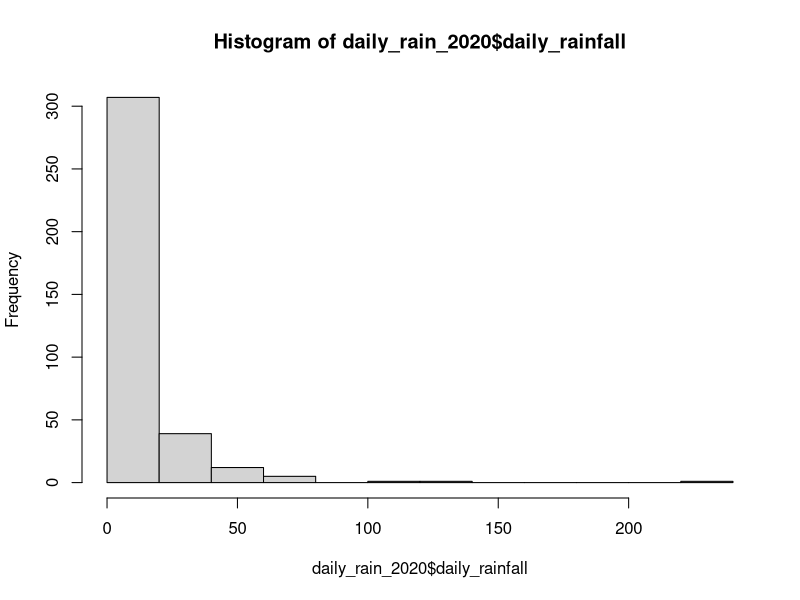
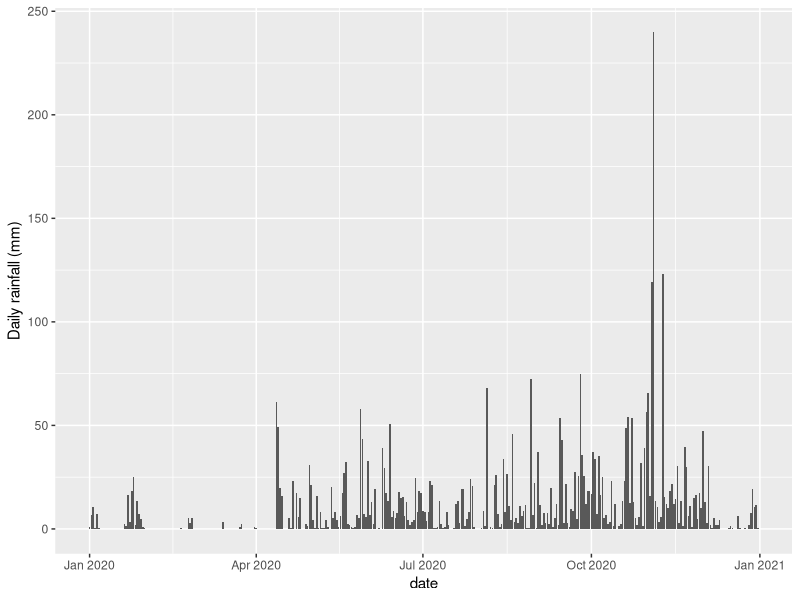
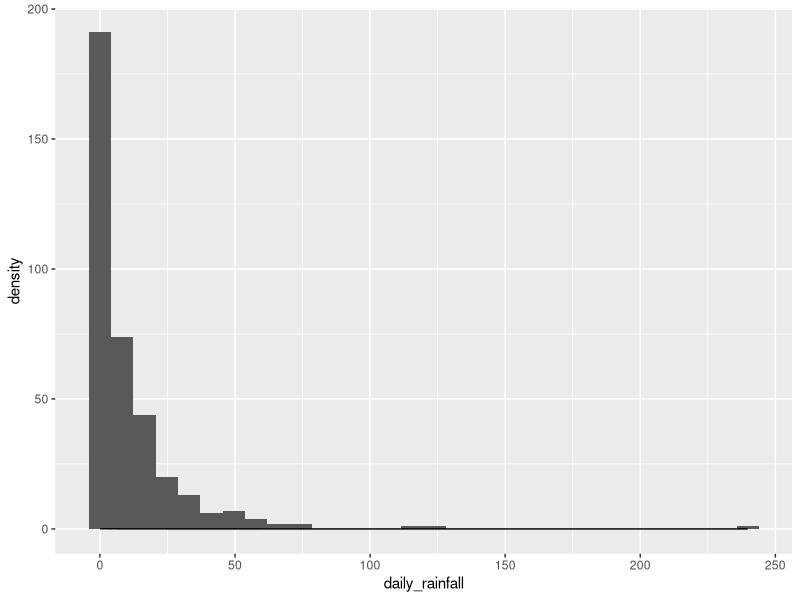
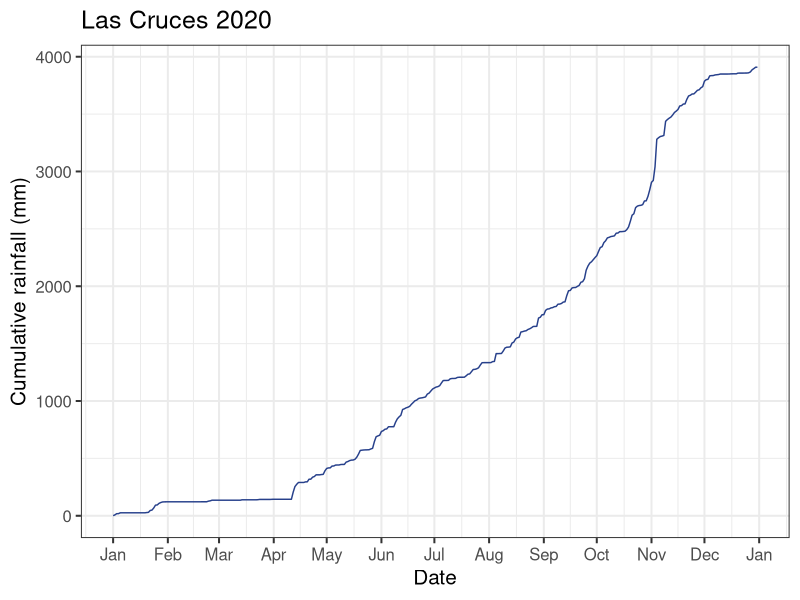
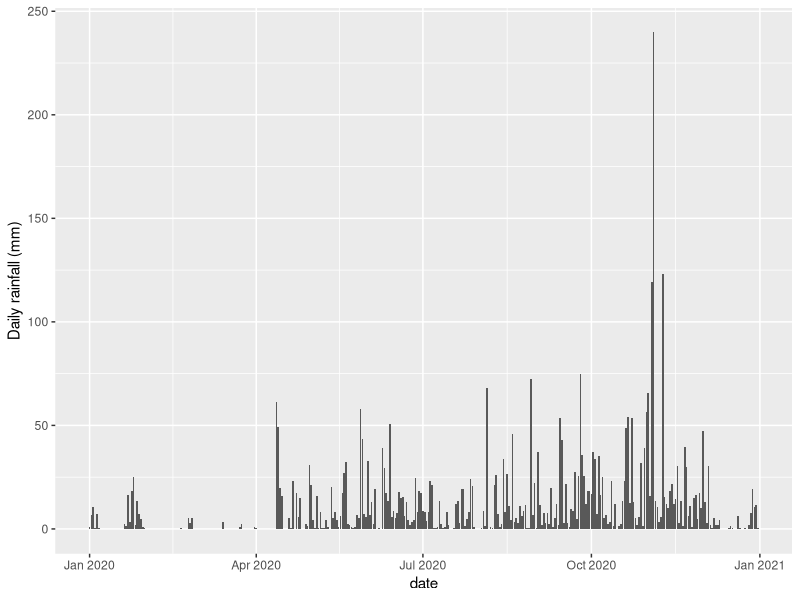
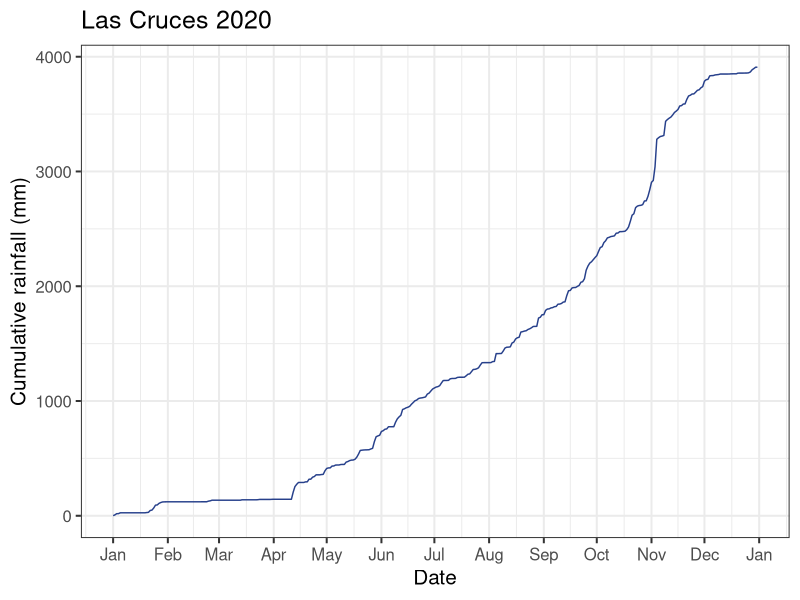

Generate these figures, in order, with R:
## ---- chunk 1
knitr::opts_chunk$set(echo = TRUE)
## ---- chunk 2
library(tidyverse)
library(lubridate)
library(ggplot2)
## ---- chunk 3
LC1 <- read.csv("data/Las_Cruces_2020/LC1.csv")

LC2 <- read.csv("data/Las_Cruces_2020/LC2.csv")

LC3 <- read.csv("data/Las_Cruces_2020/LC3.csv")

LC4 <- read.csv("data/Las_Cruces_2020/LC4.csv")

LC5 <- read.csv("data/Las_Cruces_2020/LC5.csv")

LC6 <- read.csv("data/Las_Cruces_2020/LC6.csv")

LC_2020 <- bind_rows(LC1, LC2, LC3, LC4, LC5, LC6)

LC_2020 <- LC_2020 %>% 
  mutate(date_time = mdy_hm(Date.and.time.of.measurement)) %>% 
  mutate (PAR = Average.ps..active.Rad...) %>% 
  mutate(date = date(date_time)) %>% 
  mutate(hour = hour(date_time))
 
daily_rain_2020 <- LC_2020 %>% 
  group_by(date) %>% 
  summarize(daily_rainfall = sum(Rainfall), n = n())

monthly_rain_2020 <- LC_2020 %>% 
  group_by(month(date)) %>% 
  summarize(monthly_rain <- sum(Rainfall), monthly_sd <- sd(Rainfall), n <-n())


hist(daily_rain_2020$daily_rainfall)

daily_rain <- ggplot(daily_rain_2020, aes(x = date, y = daily_rainfall)) +
  geom_col() +
  ylab("Daily rainfall (mm)")

daily_rain

ggsave("figures/LCBS_2020_daily_rain.png", daily_rain, width = 7, height = 5)


#create histogram of daily rain
ggplot(daily_rain_2020, aes(x = daily_rainfall)) +
  geom_histogram() +
  geom_density(alpha = 0.2)

## ---- chunk 4
LC_2020_cum <-  ggplot(data=daily_rain_2020, aes(x = date, y = cumsum(daily_rainfall))) +
      geom_line(color = "royalblue4") +
      scale_x_date(date_labels = "%b", date_breaks = "months") +
      labs(title = "Las Cruces 2020",
           y = "Cumulative rainfall (mm)",
           x = "Date") + theme_bw(base_size = 15) #+
      #scale_y_continuous(limits = c(0,300))
LC_2020_cum

ggsave("figures/LCBS_2020_cumulative_rain.png", width = 7, height = 5)
